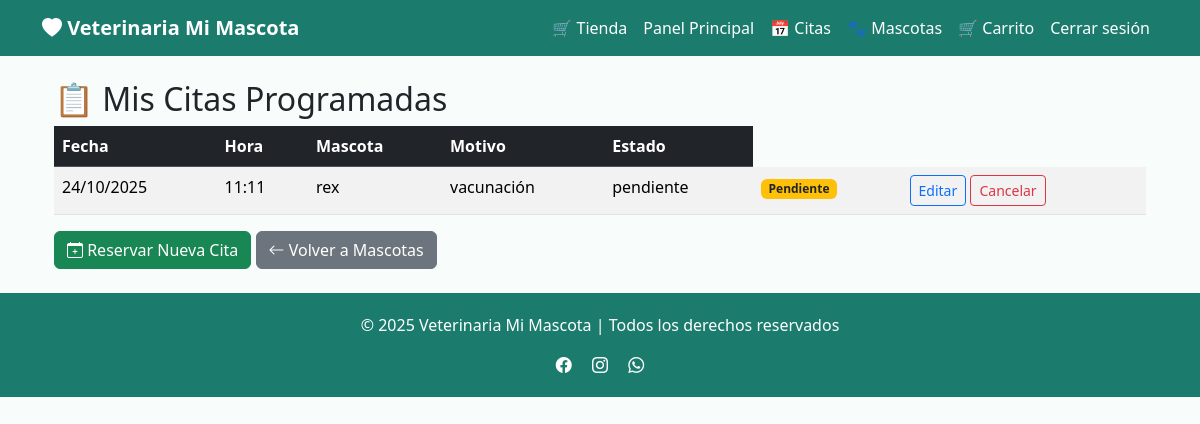
Screenshot of /citas/listar (signed in) with the database file from the repository.
### app/models/cita.py (models this page shows, shortened)
class Cita(db.Model):
    __tablename__ = 'citas'
    id_cita = db.Column(db.Integer, primary_key=True)
    fecha = db.Column(db.Date, nullable=False)
    hora = db.Column(db.Time, nullable=False)
    motivo = db.Column(db.String(100), nullable=False)
    estado = db.Column(db.String(20), default='pendiente')
    id_mascota = db.Column(db.Integer, db.ForeignKey('mascotas.id_mascota'), nullable=False)
    id_usuario = db.Column(db.Integer, db.ForeignKey('usuarios.id_usuario'), nullable=False)  # Dueño de la mascota
    id_veterinario = db.Column(db.Integer, db.ForeignKey('usuarios.id_usuario'), nullable=True)  # Veterinario asignado
    mascota = db.relationship('Mascota', back_populates='citas')
    historia_clinica = db.relationship('HistoriaClinica', back_populates='cita', uselist=False)
    usuario = db.relationship('Usuario', foreign_keys=[id_usuario], back_populates='citas_cliente')
    veterinario_rel = db.relationship('Usuario', foreign_keys=[id_veterinario], back_populates='citas_veterinario')
    __table_args__ = (
        db.UniqueConstraint('fecha', 'hora', name='_fecha_hora_uc'),
        db.Index('ix_cita_fecha', 'fecha'),
    )

### app/models/mascota.py (models this page shows, shortened)
class Mascota(db.Model):
    __tablename__ = "mascotas"
    id_mascota = db.Column(db.Integer, primary_key=True)
    nombre = db.Column(db.String(100), nullable=False)
    especie = db.Column(db.String(50), nullable=False)
    raza = db.Column(db.String(50))
    genero = db.Column(db.String(10))
    fecha_nacimiento = db.Column(db.Date)
    id_usuario = db.Column(db.Integer, db.ForeignKey("usuarios.id_usuario"), nullable=False)
    usuario = db.relationship('Usuario', back_populates='mascotas')
    historia_clinica = db.relationship('HistoriaClinica', back_populates='mascota', uselist=False)
    citas = db.relationship('Cita', back_populates='mascota')

### app/routes/citas.py (the view)
@citas_bp.route("/listar")
@login_required
def listar_citas():
    citas = Cita.query.filter(
        Cita.id_usuario == current_user.id_usuario,
        Cita.estado == 'pendiente',
        Cita.fecha >= datetime.now().date()   # ✅ Solo citas futuras o actuales
    ).order_by(Cita.fecha.asc()).all()
    return render_template("citas/listar.html", citas=citas)

### app/templates/citas/listar.html
{% extends "base.html" %}
{% block content %}
<div class="container mt-4">
    <h2>📋 Mis Citas Programadas</h2>
    {% if citas %}
        <table class="table table-striped table-hover">
            <thead class="table-dark">
                <tr>
                    <th>Fecha</th>
                    <th>Hora</th>
                    <th>Mascota</th>
                    <th>Motivo</th>
                    <th>Estado</th>
                </tr>
            </thead>
            <tbody>
                {% for cita in citas %}
                <tr>
                    <td>{{ cita.fecha.strftime('%d/%m/%Y') }}</td>
                    <td>{{ cita.hora.strftime('%H:%M') }}</td>
                    <td>{{ cita.mascota.nombre }}</td>
                    <td>{{ cita.motivo or 'Sin motivo' }}</td>
                    <td>{{ cita.estado }}</td>
                    <td>
                        {% if cita.estado == 'pendiente' %}
                            <span class="badge bg-warning text-dark">Pendiente</span>
                        {% elif cita.estado == 'atendida' %}
                            <span class="badge bg-success">Atendida</span>
                        {% elif cita.estado == 'cancelada' %}
                            <span class="badge bg-danger">Cancelada</span>
                        {% else %}
                            <span class="badge bg-secondary">Sin estado</span>
                        {% endif %}
                    </td>
                    <td>
                        {% if cita.estado == 'pendiente' %}
                            <a href="{{ url_for('citas.editar_cita', id_cita=cita.id_cita) }}" class="btn btn-sm btn-outline-primary">Editar</a>
                            <a href="{{ url_for('citas.cancelar_cita', id_cita=cita.id_cita) }}" class="btn btn-sm btn-outline-danger" onclick="return confirm('¿Estás seguro de cancelar esta cita?')">Cancelar</a>
                        {% else %}
                            <span class="text-muted">No disponible</span>
                        {% endif %}
                    </td>
                </tr>
                {% endfor %}
            </tbody>
        </table>
    {% else %}
        <div class="alert alert-info text-center">
            <i class="bi bi-calendar-check" style="font-size: 2rem;"></i><br>
            No tienes citas programadas.
        </div>
    {% endif %}
    <div class="mt-3">
        <a href="{{ url_for('citas.reservar_cita') }}" class="btn btn-success">
            <i class="bi bi-calendar-plus"></i> Reservar Nueva Cita
        </a>
        <a href="{{ url_for('mascotas.index') }}" class="btn btn-secondary">
            <i class="bi bi-arrow-left"></i> Volver a Mascotas
        </a>
    </div>
</div>
{% endblock %}

### app/templates/base.html (style rules this page uses)
body { background-color: #f8fdfb; }

### rows the page displays
Cita: fecha "24/10/2025", hora "11:11", mascota.nombre "rex", motivo "vacunación", estado "pendiente", shows "Pendiente"
